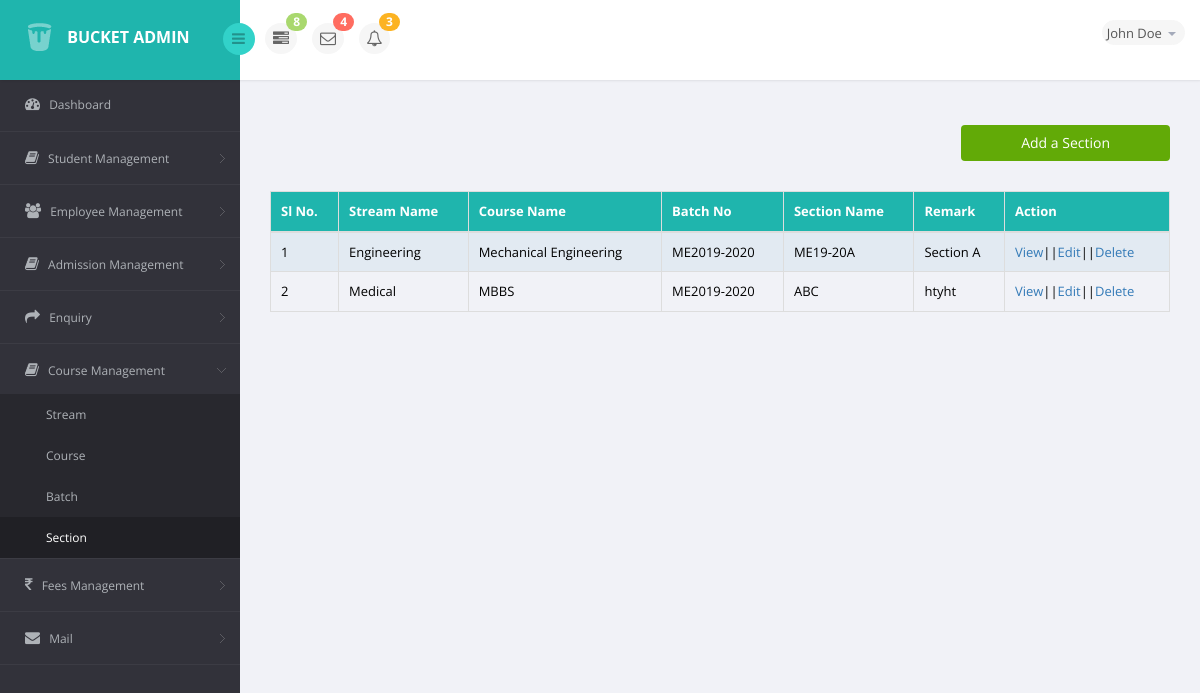
The page /coursemanagement/section_list/ on the database as committed earlier.
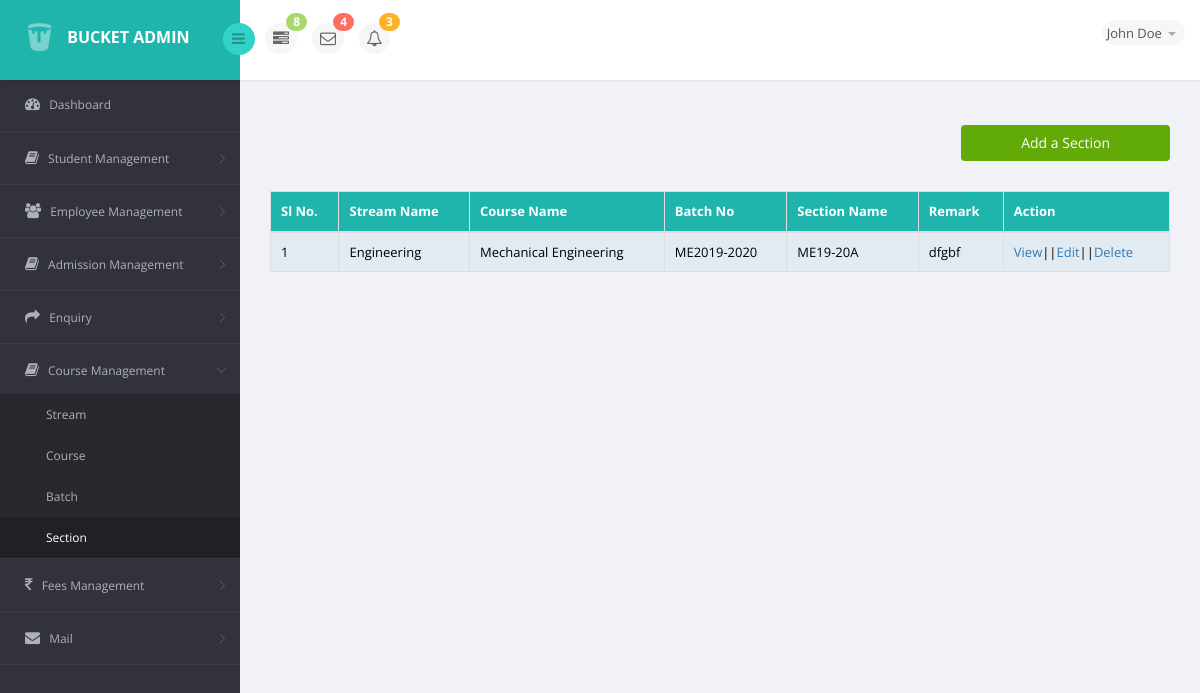
The same page on the database as committed later.
### coursemanagement/models.py (models this page shows, shortened)
class Section(models.Model):
    stream=models.ForeignKey(Stream,on_delete=models.CASCADE)
    course_name=models.ForeignKey(Course,on_delete=models.CASCADE)
    batch_no=models.ForeignKey(Batch,on_delete=models.CASCADE)
    section_name=models.CharField(max_length=20)
    remark=models.TextField()

class Stream(models.Model):
    name=models.CharField(max_length=50)
    def __str__(self):
        return self.name

class Course(models.Model):
    Exam_choices=(
        ('sem','SEMESTER'),
        ('yr','YEARLY'),
        ('tr','TRIMESTER')
    )
    duration_choice=(
        ('1','1'),
        ('2','2'),
        ('3','3'),
        ('4','4'),
        ('5','5'),
        ('6','6'),
        ('7','7'),
        ('8','8'),
    )
    stream=models.ForeignKey(Stream,on_delete=models.CASCADE)
    course_code=models.CharField(max_length=15)
    course_name=models.CharField(max_length=50)
    course_aliases=models.CharField(max_length=30)
    duration=models.CharField(max_length=1,choices=duration_choice,default='4')
    total_seats=models.IntegerField()
    approved_date=models.DateField()
    exam_pattern=models.CharField(max_length=3,choices=Exam_choices,default='SEMESTER')
    affiliated_body=models.CharField(max_length=30)
    syllabus=models.FileField(blank=False)
    remark=models.TextField()
    def __str__(self):
        return self.course_name

class Batch(models.Model):
    stream=models.ForeignKey(Stream,on_delete=models.CASCADE)
    course_name=models.ForeignKey(Course,on_delete=models.CASCADE)
    batch_no=models.CharField(max_length=50)
    starting_date=models.DateField()
    ending_date=models.DateField()
    remark=models.TextField()
    def __str__(self):
        return self.batch_no

### coursemanagement/views.py (the view)
# urls.py: path('coursemanagement/section_list/',views.SectionListView.as_view(),name='section_list'),
class SectionListView(ListView):
    template_name='coursemanagement/section_list.html'
    context_object_name='section_list'
    queryset=Section.objects.all()
    def get_context_data(self,**kwargs):
        context=super().get_context_data(**kwargs)
        return context

### coursemanagement/templates/coursemanagement/section_list.html (shortened to what this page needs)
{% extends 'student/base.html' %}
{% load crispy_forms_tags %}
{% block content %}
<section id="main-content">
        <div class="wrapper">
                <div class="col-sm-12 col-xs-12">
                    <button type="submit" class="btn btn-info feebtn"><a href="{% url 'section_create' %}">Add a Section</a></button>
                    <table class="table table-bordered table-striped table-condensed">
                            <thead>
                                <tr class="hdclr">
                                        <th>Sl No.</th>
                                        <th>Stream Name</th>
                                        <th>Course Name</th>
                                        <th>Batch No</th>
                                        <th>Section Name</th>
                                        <th>Remark</th>
                                        <th>Action</th>
                                    </tr>
                                </thead>
                                <tbody>
                                {% for i in object_list %}
                                <tr>
                                        <td>{{i.id}}</td>
                                        <td>{{i.stream}}</td>
                                        <td>{{i.course_name}}</td>
                                        <td>{{i.batch_no}}</td>
                                        <td>{{i.section_name}}</td>
                                        <td>{{i.remark}}</td>
                                        <td><a href="{% url 'section_detail' pk=i.pk %}">View</a>||<a href="{% url 'section_edit' pk=i.pk %}">Edit</a>||<a href="{% url 'section_delete' pk=i.pk %}">Delete</a></td>
                                </tr>
                                {% endfor %}
                            </tbody>
                        </table>
                </div>
        </div>
</section>
{% endblock content %}

Rows that differ between the two databases and show on the page:
removed Section: id "2", stream "Medical", course_name "MBBS", batch_no "ME2019-2020", section_name "ABC", remark "htyht"
changed Section "ME19-20A": remark "Section A" → "dfgbf"
